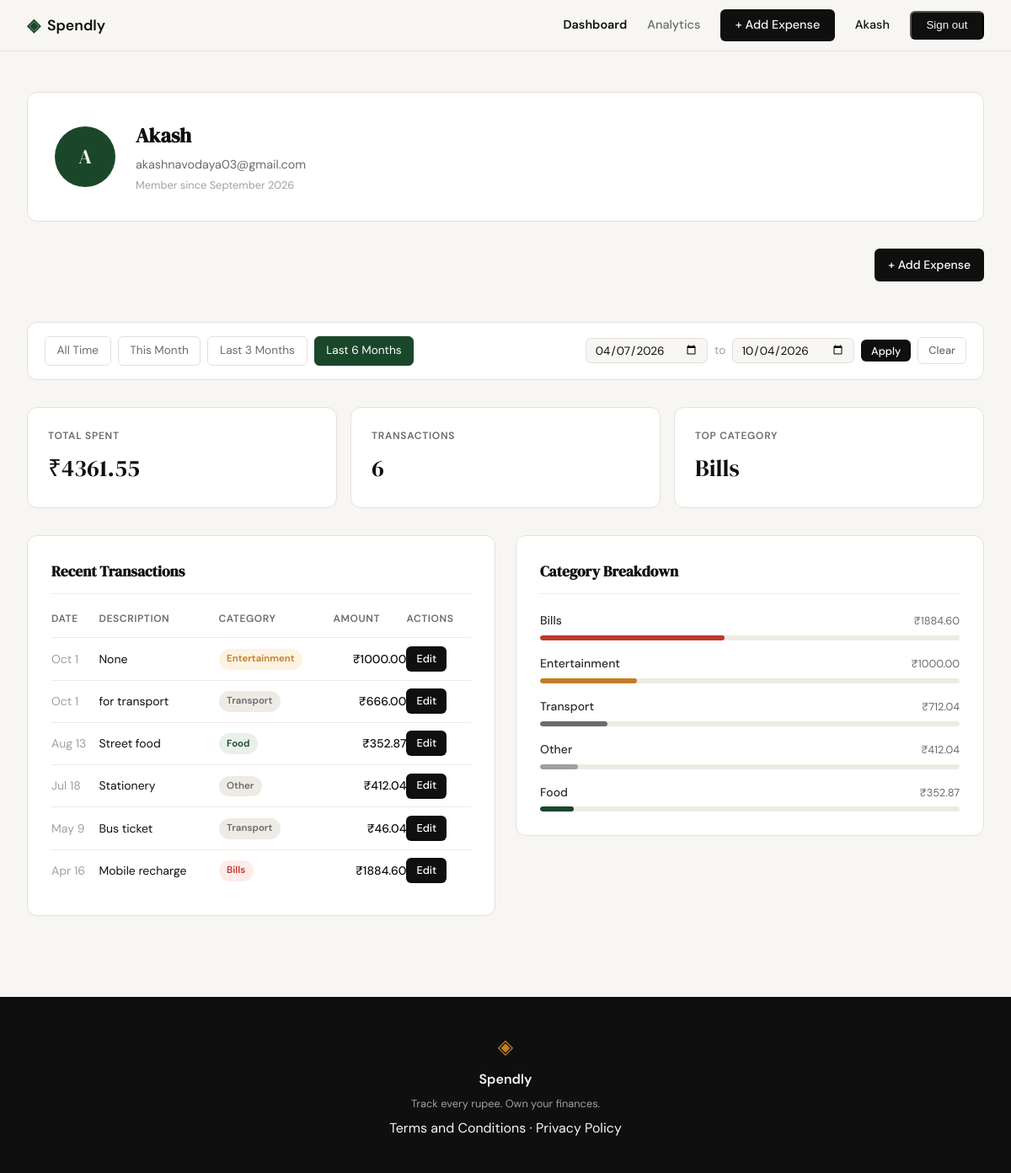
Page /profile?date_from=2026-04-07&date_to=2026-10-04 (signed in) on the committed database.
### tables this page shows
CREATE TABLE users (
            id INTEGER PRIMARY KEY AUTOINCREMENT,
            name TEXT NOT NULL,
            email TEXT UNIQUE NOT NULL,
            password_hash TEXT NOT NULL,
            created_at TEXT DEFAULT (datetime('now'))
        );

CREATE TABLE expenses (
            id INTEGER PRIMARY KEY AUTOINCREMENT,
            user_id INTEGER NOT NULL,
            amount REAL NOT NULL,
            category TEXT NOT NULL,
            date TEXT NOT NULL,
            description TEXT,
            created_at TEXT DEFAULT (datetime('now')),
            FOREIGN KEY (user_id) REFERENCES users(id)
        );

### app.py (the view)
@app.route("/profile")
def profile():
    if not session.get("user_id"):
        return redirect(url_for("login"))
    user_id = session["user_id"]
    date_from = _parse_date(request.args.get("date_from"))
    date_to = _parse_date(request.args.get("date_to"))
    if date_from and date_to and date_from > date_to:
        flash("Start date must be before end date.", "error")
        date_from = date_to = None
    today = date.today()
    first_of_month = today.replace(day=1).isoformat()
    last_3m = (today - timedelta(days=90)).isoformat()
    last_6m = (today - timedelta(days=180)).isoformat()
    today_str = today.isoformat()
    presets = {
        "today": today_str,
        "this_month": first_of_month,
        "last_3m": last_3m,
        "last_6m": last_6m,
    }
    user = get_user_by_id(user_id)
    stats = get_summary_stats(user_id, date_from, date_to)
    transactions = get_recent_transactions(
        user_id, date_from=date_from, date_to=date_to
    )
    categories = get_category_breakdown(user_id, date_from, date_to)
    return render_template(
        "profile.html",
        user=user,
        stats=stats,
        transactions=transactions,
        categories=categories,
        date_from=date_from,
        date_to=date_to,
        presets=presets,
    )

### app.py (called while the page is built)
def _parse_date(value):
    try:
        datetime.strptime(value, "%Y-%m-%d")
        return value
    except (ValueError, TypeError):
        return None

### database/db.py (called while the page is built)
def get_db():
    conn = sqlite3.connect(DB_PATH)
    conn.row_factory = sqlite3.Row
    conn.execute("PRAGMA foreign_keys = ON")
    return conn

### database/queries.py (called while the page is built)
def get_recent_transactions(user_id, limit=10, date_from=None, date_to=None):
    conn = get_db()
    sql = (
        "SELECT id, date, description, category, amount FROM expenses "
        "WHERE user_id = ?"
    )
    params = [user_id]
    if date_from and date_to:
        sql += " AND date BETWEEN ? AND ?"
        params.extend([date_from, date_to])
    sql += " ORDER BY date DESC LIMIT ?"
    params.append(limit)
    rows = conn.execute(sql, params).fetchall()
    conn.close()
    return [
        {
            "id": r["id"],
            "date": datetime.strptime(r["date"], "%Y-%m-%d").strftime("%b %-d"),
            "description": r["description"],
            "category": r["category"],
            "amount": f"₹{r['amount']:.2f}",
        }
        for r in rows
    ]

def get_summary_stats(user_id, date_from=None, date_to=None):
    conn = get_db()
    base = "FROM expenses WHERE user_id = ?"
    params = [user_id]
    if date_from and date_to:
        base += " AND date BETWEEN ? AND ?"
        params.extend([date_from, date_to])
    row = conn.execute(f"SELECT SUM(amount), COUNT(*) {base}", params).fetchone()
    top = conn.execute(
        f"SELECT category {base} GROUP BY category ORDER BY SUM(amount) DESC LIMIT 1",
        params,
    ).fetchone()
    total = row[0] or 0.0
    count = row[1] or 0
    conn.close()
    return {
        "total_spent": f"₹{total:.2f}",
        "transaction_count": count,
        "top_category": top["category"] if top else "—",
    }

def get_user_by_id(user_id):
    conn = get_db()
    row = conn.execute(
        "SELECT name, email, created_at FROM users WHERE id = ?", (user_id,)
    ).fetchone()
    conn.close()
    if row is None:
        return None
    dt = datetime.strptime(row["created_at"][:10], "%Y-%m-%d")
    initials = "".join(w[0].upper() for w in row["name"].split()[:2])
    return {
        "name": row["name"],
        "email": row["email"],
        "member_since": dt.strftime("%B %Y"),
        "initials": initials,
    }

### templates/profile.html (shortened to what this page needs)
{% extends "base.html" %}
{% block head %}
<link rel="stylesheet" href="{{ url_for('static', filename='css/profile.css') }}">
{% endblock %}
{% block content %}
<div class="profile-page">
    <div class="profile-inner">
        <div class="profile-header-card">
            <div class="profile-avatar">{{ user.initials }}</div>
            <div class="profile-meta">
                <h1 class="profile-name">{{ user.name }}</h1>
                <p class="profile-email">{{ user.email }}</p>
                <p class="profile-since">Member since {{ user.member_since }}</p>
            </div>
        </div>
        <div style="text-align:right; margin-bottom: 1rem;">
            <a href="{{ url_for('add_expense') }}" class="btn">+ Add Expense</a>
        </div>
        <div class="filter-bar">
            <div class="filter-presets">
                <a href="{{ url_for('profile') }}"
                   class="preset-btn{% if not date_from and not date_to %} preset-btn--active{% endif %}">All Time</a>
                <a href="{{ url_for('profile', date_from=presets.this_month, date_to=presets.today) }}"
                   class="preset-btn{% if date_from == presets.this_month and date_to == presets.today %} preset-btn--active{% endif %}">This Month</a>
                <a href="{{ url_for('profile', date_from=presets.last_3m, date_to=presets.today) }}"
                   class="preset-btn{% if date_from == presets.last_3m and date_to == presets.today %} preset-btn--active{% endif %}">Last 3 Months</a>
                <a href="{{ url_for('profile', date_from=presets.last_6m, date_to=presets.today) }}"
                   class="preset-btn{% if date_from == presets.last_6m and date_to == presets.today %} preset-btn--active{% endif %}">Last 6 Months</a>
            </div>
            <form class="filter-form" method="get" action="{{ url_for('profile') }}">
                <input type="date" name="date_from" value="{{ date_from or '' }}">
                <span class="filter-sep">to</span>
                <input type="date" name="date_to" value="{{ date_to or '' }}">
                <button type="submit" class="btn btn--sm">Apply</button>
                {% if date_from or date_to %}
                <a href="{{ url_for('profile') }}" class="btn btn--sm btn--ghost">Clear</a>
                {% endif %}
            </form>
        </div>
        <div class="stats-row">
            <div class="stat-card">
                <span class="stat-label">Total Spent</span>
                <span class="stat-value">{{ stats.total_spent }}</span>
            </div>
            <div class="stat-card">
                <span class="stat-label">Transactions</span>
                <span class="stat-value">{{ stats.transaction_count }}</span>
            </div>
            <div class="stat-card">
                <span class="stat-label">Top Category</span>
                <span class="stat-value">{{ stats.top_category }}</span>
            </div>
        </div>
        <div class="profile-grid">
            <div class="profile-card">
                <h2 class="card-title">Recent Transactions</h2>
                <table class="tx-table">
                    <thead>
                        <tr>
                            <th>Date</th>
                            <th>Description</th>
                            <th>Category</th>
                            <th class="tx-amount-col">Amount</th>
                            <th>Actions</th>
                        </tr>
                    </thead>
                    <tbody>
                        {% for tx in transactions %}
                        <tr>
                            <td class="tx-date">{{ tx.date }}</td>
                            <td>{{ tx.description }}</td>
                            <td><span class="badge badge--{{ tx.category | lower }}">{{ tx.category }}</span></td>
                            <td class="tx-amount">{{ tx.amount }}</td>
                            <td>
                              <a href="/expenses/{{ tx.id }}/edit" class="btn btn--sm">Edit</a>
                            </td>
                        </tr>
                        {% endfor %}
                    </tbody>
                </table>
            </div>
            <div class="profile-card">
                <h2 class="card-title">Category Breakdown</h2>
                <div class="breakdown-list">
                    {% for cat in categories %}
                    <div class="breakdown-row">
                        <div class="breakdown-meta">
                            <span class="breakdown-name">{{ cat.name }}</span>
                            <span class="breakdown-total">{{ cat.amount }}</span>
                        </div>
                        <div class="breakdown-track">
                            <div class="breakdown-bar breakdown-bar--{{ cat.name | lower }}" style="width: {{ cat.pct }}%"></div>
                        </div>
                    </div>
                    {% endfor %}
                </div>
            </div>
        </div>
    </div>
</div>
{% endblock %}

### templates/base.html (shortened to what this page needs)
<!DOCTYPE html>
<html lang="en">
<head>
    <link rel="stylesheet" href="{{ url_for('static', filename='css/style.css') }}">
    {% block head %}{% endblock %}
</head>
<body>
    <nav class="navbar">
        <div class="nav-inner">
            <a href="{{ url_for('landing') }}" class="nav-brand">
                <span class="brand-icon">◈</span>
                <span class="brand-name">Spendly</span>
            </a>
            <div class="nav-links">
                {% if session.get('user_id') %}
                    <a href="{{ url_for('profile') }}" class="{{ 'nav-active' if request.endpoint == 'profile' else '' }}">Dashboard</a>
                    <a href="{{ url_for('analytics') }}" class="{{ 'nav-active' if request.endpoint == 'analytics' else '' }}">Analytics</a>
                    <a href="{{ url_for('add_expense') }}" class="nav-cta {{ 'nav-active' if request.endpoint == 'add_expense' else '' }}">+ Add Expense</a>
                    <span>{{ session.get('user_name') }}</span>
                    <form method="post" action="{{ url_for('logout') }}" style="display:inline">
                        <button type="submit" class="nav-cta">Sign out</button>
                    </form>
                {% else %}
                    <a href="{{ url_for('login') }}">Sign in</a>
                    <a href="{{ url_for('register') }}" class="nav-cta">Get started</a>
                {% endif %}
            </div>
        </div>
    </nav>
    <main class="main-content">
        {% block content %}{% endblock %}
    </main>
    <footer class="footer">
        <div class="footer-inner">
            <span class="brand-icon">◈</span>
            <span class="footer-name">Spendly</span>
            <p class="footer-copy">Track every rupee. Own your finances.</p>
            <p><a href="/terms">Terms and Conditions</a> · <a href="/privacy">Privacy Policy</a></p>
        </div>
    </footer>
</body>
</html>

### static/css/profile.css (style rules this page uses)
.filter-bar { display: flex; flex-wrap: wrap; gap: 0.75rem; align-items: center; background: var(--paper-card); border: 1px solid var(--border); border-radius: var(--radius-md); padding: 1rem 1.25rem; }
.filter-presets { display: flex; gap: 0.5rem; flex-wrap: wrap; flex: 1; }
.preset-btn { padding: 0.35rem 0.85rem; border-radius: var(--radius-sm); border: 1px solid var(--border); background: transparent; color: var(--ink-muted); text-decoration: none; font-size: 0.85rem; font-family: var(--font-body); transition: all 0.15s; }
.preset-btn--active { background: var(--accent); color: var(--paper-card); border-color: var(--accent); }
.filter-form { display: flex; align-items: center; gap: 0.5rem; flex-wrap: wrap; }
.filter-sep { font-size: 0.85rem; color: var(--ink-faint); }
.filter-form input[type="date"] { border: 1px solid var(--border); border-radius: var(--radius-sm); padding: 0.3rem 0.6rem; font-family: var(--font-body); font-size: 0.85rem; background: var(--paper); color: var(--ink); outline: none; transition: border-color 0.15s; }
.btn { display: inline-block; padding: 0.5rem 1rem; border-radius: var(--radius-sm); font-family: var(--font-body); font-size: 0.875rem; font-weight: 500; cursor: pointer; border: none; text-decoration: none; transition: background 0.15s, color 0.15s, border-color 0.15s; }
.btn--sm { padding: 0.3rem 0.75rem; font-size: 0.8rem; }
.btn:not(.btn--ghost) { background: var(--ink); color: var(--paper-card); }
.btn--ghost { background: transparent; color: var(--ink-muted); border: 1px solid var(--border); }

### rows in the picture
users: get "Akash", name "Akash", email "akashnavodaya03@gmail.com"
expenses: top_category "Bills", date "Apr 16", description "Mobile recharge", category "Bills", amount "₹1884.60"
expenses: date "Oct 1", description "None", category "Entertainment", amount "₹1000.00"
expenses: date "Oct 1", description "for transport", category "Transport", amount "₹666.00"
expenses: date "Aug 13", description "Street food", category "Food", amount "₹352.87"
expenses: date "Jul 18", description "Stationery", category "Other", amount "₹412.04"
expenses: date "May 9", description "Bus ticket", category "Transport", amount "₹46.04"

### other values in the picture
{{ user.initials }} "A"
{{ user.member_since }} "September 2026"
{{ stats.total_spent }} "₹4361.55"
{{ stats.transaction_count }} "6"
{{ cat.name }} "Bills" "Entertainment" "Transport" "Other" "Food"
{{ cat.amount }} "₹1884.60" "₹1000.00" "₹712.04" "₹412.04" "₹352.87"
